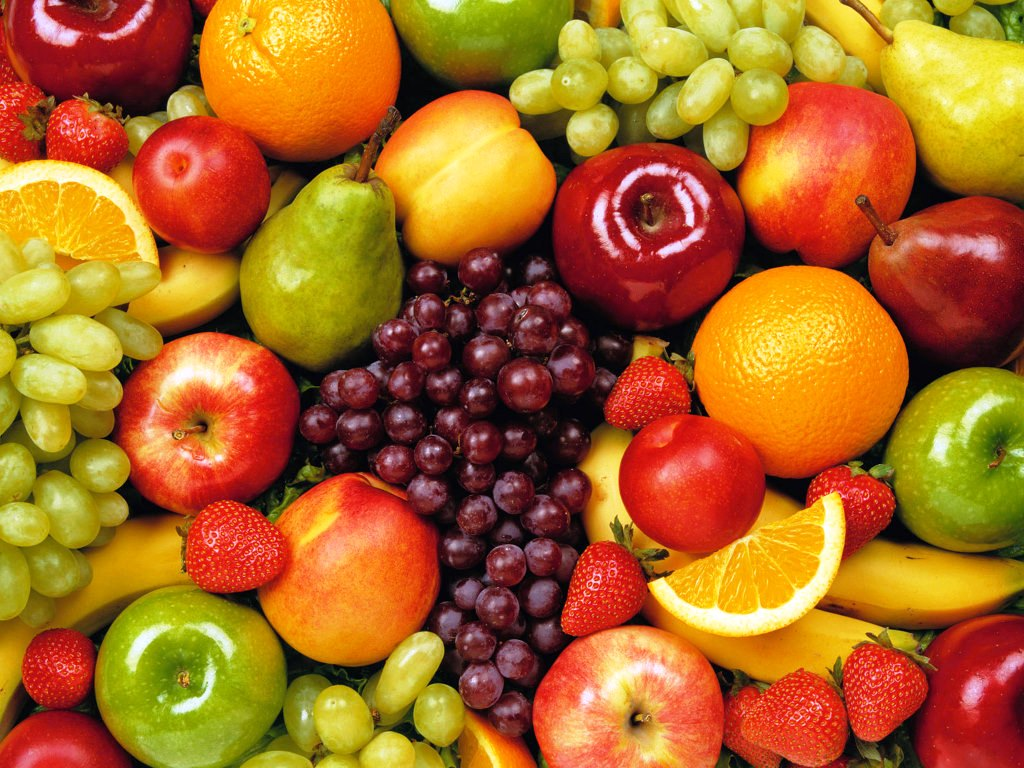
#> input picture frutas.jpg, 1024 x 768 px
$ python adicion_imagenes.py
#> lines starting #> are read from the running program, lines starting #| are printed output that depends on the picture
import cv2

imagen1 = cv2.imread("frutas.jpg")
#> imagen1 is the input picture: shape (768, 1024, 3); mean B, G, R 34.7, 104, 170.5
imagen2 = cv2.imread("huerto.jpg")
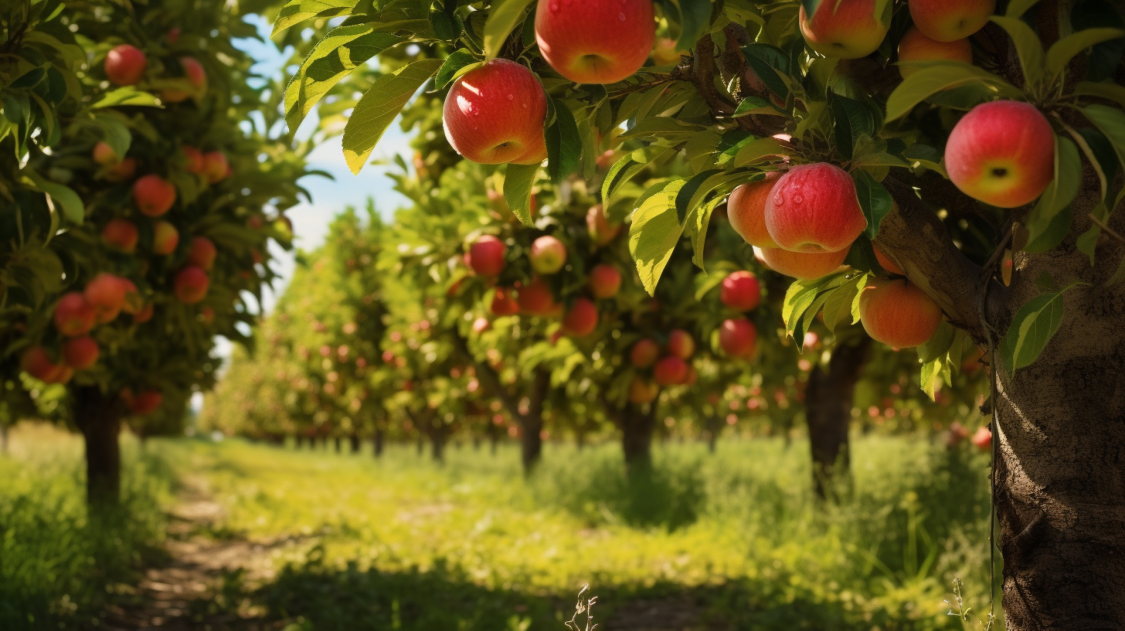
#> input picture huerto.jpg, 4500 x 2522 px (shown at 1/4 size)
#> imagen2 is the input picture: shape (2522, 4500, 3); mean B, G, R 27.9, 81.6, 95.6

if imagen1 is None:
    print("Error: no se encontró frutas.jpg")

elif imagen2 is None:
    print("Error: no se encontró huerto.jpg")

else:
    imagen2_redimensionada = cv2.resize(
        imagen2,
        (imagen1.shape[1], imagen1.shape[0])
    )
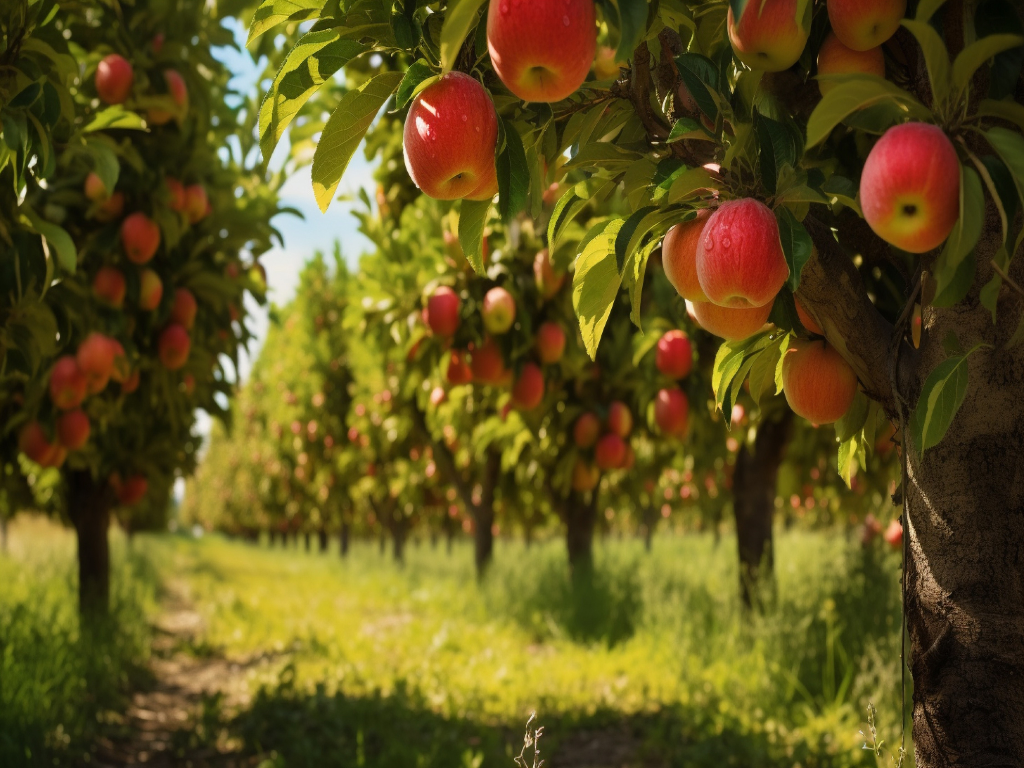
#> imagen2_redimensionada: shape (768, 1024, 3); mean B, G, R 27.8, 81.5, 95.5

    imagen_combinada = cv2.addWeighted(
        imagen1, 0.7,
        imagen2_redimensionada, 0.3,
        0
    )
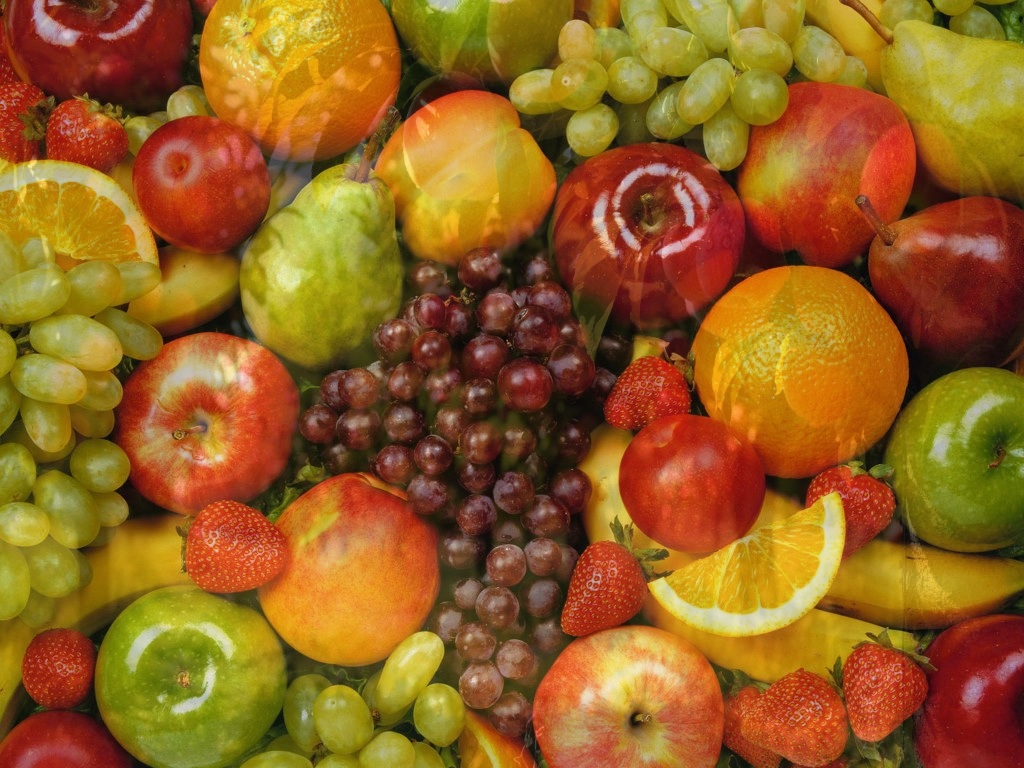
#> imagen_combinada: shape (768, 1024, 3); mean B, G, R 32.6, 97.2, 148

    cv2.imshow("Imagen combinada", imagen_combinada)

    cv2.waitKey(0)

    cv2.destroyAllWindows()
